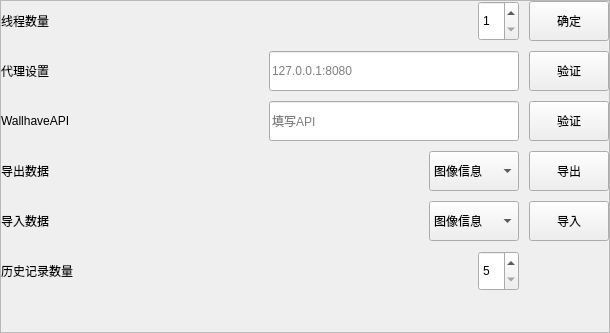
<?xml version="1.0" encoding="UTF-8"?>
<ui version="4.0">
 <class>set_page</class>
 <widget class="QWidget" name="set_page">
  <property name="geometry">
   <rect>
    <x>0</x>
    <y>0</y>
    <width>610</width>
    <height>333</height>
   </rect>
  </property>
  <property name="windowTitle">
   <string>Form</string>
  </property>
  <layout class="QVBoxLayout" name="verticalLayout">
   <property name="spacing">
    <number>0</number>
   </property>
   <property name="leftMargin">
    <number>0</number>
   </property>
   <property name="topMargin">
    <number>0</number>
   </property>
   <property name="rightMargin">
    <number>0</number>
   </property>
   <property name="bottomMargin">
    <number>0</number>
   </property>
   <item>
    <widget class="SmoothScrollArea" name="scrollArea">
     <property name="widgetResizable">
      <bool>true</bool>
     </property>
     <widget class="QWidget" name="scrollAreaWidgetContents">
      <property name="geometry">
       <rect>
        <x>0</x>
        <y>0</y>
        <width>608</width>
        <height>331</height>
       </rect>
      </property>
      <layout class="QHBoxLayout" name="horizontalLayout">
       <property name="spacing">
        <number>0</number>
       </property>
       <property name="leftMargin">
        <number>0</number>
       </property>
       <property name="topMargin">
        <number>0</number>
       </property>
       <property name="rightMargin">
        <number>0</number>
       </property>
       <property name="bottomMargin">
        <number>0</number>
       </property>
       <item>
        <layout class="QGridLayout" name="gridLayout">
         <property name="spacing">
          <number>10</number>
         </property>
         <item row="0" column="2" alignment="Qt::AlignmentFlag::AlignRight">
          <widget class="QSpinBox" name="spinBox_thread_num">
           <property name="minimumSize">
            <size>
             <width>0</width>
             <height>40</height>
            </size>
           </property>
           <property name="minimum">
            <number>1</number>
           </property>
           <property name="maximum">
            <number>10</number>
           </property>
          </widget>
         </item>
         <item row="0" column="3">
          <widget class="PrimaryPushButton" name="pushButton_thread_num">
           <property name="minimumSize">
            <size>
             <width>0</width>
             <height>40</height>
            </size>
           </property>
           <property name="text">
            <string>确定</string>
           </property>
          </widget>
         </item>
         <item row="4" column="2" alignment="Qt::AlignmentFlag::AlignRight">
          <widget class="ComboBox" name="comboBox_output">
           <property name="minimumSize">
            <size>
             <width>0</width>
             <height>40</height>
            </size>
           </property>
           <item>
            <property name="text">
             <string>图像信息</string>
            </property>
           </item>
           <item>
            <property name="text">
             <string>收藏夹数据</string>
            </property>
           </item>
          </widget>
         </item>
         <item row="10" column="0">
          <spacer name="verticalSpacer">
           <property name="orientation">
            <enum>Qt::Orientation::Vertical</enum>
           </property>
           <property name="sizeHint" stdset="0">
            <size>
             <width>20</width>
             <height>40</height>
            </size>
           </property>
          </spacer>
         </item>
         <item row="7" column="2" alignment="Qt::AlignmentFlag::AlignRight">
          <widget class="QSpinBox" name="spinBox_history">
           <property name="minimumSize">
            <size>
             <width>0</width>
             <height>40</height>
            </size>
           </property>
           <property name="minimum">
            <number>5</number>
           </property>
           <property name="maximum">
            <number>20</number>
           </property>
          </widget>
         </item>
         <item row="2" column="2" alignment="Qt::AlignmentFlag::AlignRight">
          <widget class="QLineEdit" name="lineEdit_proxy">
           <property name="minimumSize">
            <size>
             <width>250</width>
             <height>40</height>
            </size>
           </property>
           <property name="placeholderText">
            <string>127.0.0.1:8080</string>
           </property>
          </widget>
         </item>
         <item row="2" column="3">
          <widget class="PrimaryPushButton" name="pushButton_proxy">
           <property name="minimumSize">
            <size>
             <width>0</width>
             <height>40</height>
            </size>
           </property>
           <property name="text">
            <string>验证</string>
           </property>
          </widget>
         </item>
         <item row="3" column="0">
          <widget class="SubtitleLabel" name="label_api">
           <property name="styleSheet">
            <string notr="true">font: 14pt &quot;Microsoft YaHei UI&quot;;</string>
           </property>
           <property name="text">
            <string>WallhaveAPI</string>
           </property>
          </widget>
         </item>
         <item row="3" column="2" alignment="Qt::AlignmentFlag::AlignRight">
          <widget class="QLineEdit" name="lineEdit_api">
           <property name="minimumSize">
            <size>
             <width>250</width>
             <height>40</height>
            </size>
           </property>
           <property name="placeholderText">
            <string>填写API</string>
           </property>
          </widget>
         </item>
         <item row="2" column="0">
          <widget class="SubtitleLabel" name="label_proxy">
           <property name="styleSheet">
            <string notr="true">font: 14pt &quot;Microsoft YaHei UI&quot;;</string>
           </property>
           <property name="text">
            <string>代理设置</string>
           </property>
          </widget>
         </item>
         <item row="4" column="3">
          <widget class="PrimaryPushButton" name="pushButton_output">
           <property name="minimumSize">
            <size>
             <width>0</width>
             <height>40</height>
            </size>
           </property>
           <property name="text">
            <string>导出</string>
           </property>
          </widget>
         </item>
         <item row="3" column="3">
          <widget class="PrimaryPushButton" name="pushButton_api">
           <property name="minimumSize">
            <size>
             <width>0</width>
             <height>40</height>
            </size>
           </property>
           <property name="text">
            <string>验证</string>
           </property>
          </widget>
         </item>
         <item row="5" column="3">
          <widget class="PrimaryPushButton" name="pushButton_input">
           <property name="minimumSize">
            <size>
             <width>0</width>
             <height>40</height>
            </size>
           </property>
           <property name="text">
            <string>导入</string>
           </property>
          </widget>
         </item>
         <item row="7" column="0">
          <widget class="SubtitleLabel" name="label_history">
           <property name="styleSheet">
            <string notr="true">font: 14pt &quot;Microsoft YaHei UI&quot;;</string>
           </property>
           <property name="text">
            <string>历史记录数量</string>
           </property>
          </widget>
         </item>
         <item row="0" column="0">
          <widget class="SubtitleLabel" name="label_thread_num">
           <property name="styleSheet">
            <string notr="true">font: 14pt &quot;Microsoft YaHei UI&quot;;</string>
           </property>
           <property name="text">
            <string>线程数量</string>
           </property>
          </widget>
         </item>
         <item row="0" column="1">
          <spacer name="horizontalSpacer">
           <property name="orientation">
            <enum>Qt::Orientation::Horizontal</enum>
           </property>
           <property name="sizeHint" stdset="0">
            <size>
             <width>40</width>
             <height>20</height>
            </size>
           </property>
          </spacer>
         </item>
         <item row="5" column="2" alignment="Qt::AlignmentFlag::AlignRight">
          <widget class="ComboBox" name="comboBox_input">
           <property name="minimumSize">
            <size>
             <width>0</width>
             <height>40</height>
            </size>
           </property>
           <item>
            <property name="text">
             <string>图像信息</string>
            </property>
           </item>
           <item>
            <property name="text">
             <string>收藏夹数据</string>
            </property>
           </item>
          </widget>
         </item>
         <item row="4" column="0">
          <widget class="SubtitleLabel" name="label_output">
           <property name="styleSheet">
            <string notr="true">font: 14pt &quot;Microsoft YaHei UI&quot;;</string>
           </property>
           <property name="text">
            <string>导出数据</string>
           </property>
          </widget>
         </item>
         <item row="5" column="0">
          <widget class="SubtitleLabel" name="label_input">
           <property name="styleSheet">
            <string notr="true">font: 14pt &quot;Microsoft YaHei UI&quot;;</string>
           </property>
           <property name="text">
            <string>导入数据</string>
           </property>
          </widget>
         </item>
        </layout>
       </item>
      </layout>
     </widget>
    </widget>
   </item>
  </layout>
 </widget>
 <customwidgets>
  <customwidget>
   <class>SmoothScrollArea</class>
   <extends>QScrollArea</extends>
   <header>qfluentwidgets.components.widgets</header>
   <container>1</container>
  </customwidget>
  <customwidget>
   <class>PrimaryPushButton</class>
   <extends>QPushButton</extends>
   <header>qfluentwidgets.components.widgets</header>
  </customwidget>
  <customwidget>
   <class>SubtitleLabel</class>
   <extends>QLabel</extends>
   <header>qfluentwidgets.components.widgets</header>
  </customwidget>
  <customwidget>
   <class>ComboBox</class>
   <extends>QComboBox</extends>
   <header>qfluentwidgets.components.widgets</header>
  </customwidget>
 </customwidgets>
 <resources/>
 <connections/>
</ui>
